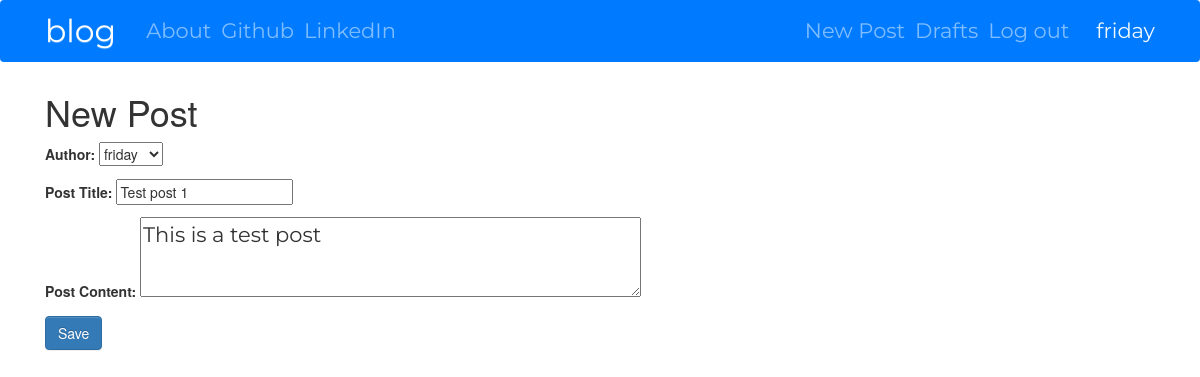
The page /post/11/edit/ (signed in) on the database its author committed.
### blog/models.py (models this page shows, shortened)
class Post(models.Model):
    author = models.ForeignKey('auth.User', on_delete=models.CASCADE)
    title = models.CharField("Post Title", max_length=200)
    text = models.TextField("Post Content")
    create_date = models.DateTimeField(default=timezone.now)
    published_date = models.DateTimeField(blank=True, null=True)

### blog/views.py (the view)
# urls.py: path('post/<int:pk>/edit/', views.PostUpdateView.as_view(), name='post_edit'), # update
class PostUpdateView(LoginRequiredMixin, UpdateView):
    login_url = '/login/'
    redirect_field_name = 'blog/post_detail.html'
    form_class = PostForm
    model = Post

### blog/forms.py
class PostForm(forms.ModelForm):
    class Meta():
        model = Post
        fields = ('author', 'title', 'text')
        widgets = {
            'title' : forms.TextInput(attrs={'class' : 'textinputclass'}),
            'text' : forms.Textarea(attrs={'class' : 'editable medium-editor-textarea postcontent'})
        }

### blog/templates/blog/post_form.html (shortened to what this page needs)
{% extends 'base.html' %}
{% block content %}
    <h1>New Post</h1>
    <form class="post-form" method="POST">
    {{ form.as_p }}
    <button type="submit" class="save btn btn-primary" name="button">Save</button>
    </form>
{% endblock %}

### templates/base.html (shortened to what this page needs)
<!DOCTYPE html>
{% load static %}
<html>
  <head>
    <link rel="stylesheet" href="https://stackpath.bootstrapcdn.com/bootstrap/4.1.3/css/bootstrap.min.css"
>
    <link rel="stylesheet" href="https://maxcdn.bootstrapcdn.com/bootstrap/3.3.7/css/bootstrap-theme.min.css">
    <link href="//netdna.bootstrapcdn.com/bootstrap/3.0.0/css/bootstrap.min.css" rel="stylesheet">
    <link rel="stylesheet" href="//cdn.jsdelivr.net/npm/medium-editor@latest/dist/css/medium-editor.min.css" type="text/css" media="screen" charset="utf-8">
    <link rel="stylesheet" href="{% static 'mysite/css/master.css'%}">
  </head>
  <body>
   <nav class="navbar navbar-expand-lg navbar-dark bg-primary techfont">
      <div class="container">
        <div class="navbar-nav align-items-center">
          <a class="navbar-brand bigbrand" href="{% url 'blog:post_list' %}">blog</a>
          <a class="nav-item nav-link" href="{% url 'blog:about' %}">About</a>
          <a class="nav-item nav-link" href="https://www.github.com">Github</a>
          <a class="nav-item nav-link" href="https://www.linkedin.com">LinkedIn</a>
        </div>
        <div class="navbar-nav align-items-center ml-auto">
          {% if user.is_authenticated %}
            <a class="nav-item nav-link" href="{% url 'blog:post_new' %}">New Post</a>
            <a class="nav-item nav-link" href="{% url 'blog:post_draft_list' %}">Drafts</a>
            <a class="nav-item nav-link" href="{% url 'logout' %}">Log out</a>
            <a >&nbsp;&nbsp;&nbsp;&nbsp;{{ user.username }}</a>
          {% else %}
            <a class="nav-item nav-link" href="{% url 'login' %}" aria-label="Login">
              <span class="fa fa-user" aria-hidden="true">login</span></a>
          {% endif %}
        </div>
      </div>
    </nav>
   <div class="content container">
       <div class="row">
           <div class="col-md-8">
               <div class="blog_posts">
                   {% block content %}
                   {% endblock %}
               </div>
           </div>
       </div>
   </div>
  </body>
</html>

### static/mysite/css/master.css (style rules this page uses)
.techfont { font-family: 'Montserrat', sans-serif; font-size: 1.5em; margin-bottom: 10px; color: aliceblue; }
.postcontent { font-family: 'Montserrat', sans-serif; font-size: 1.5em; height: 80px; }
.bigbrand { font-size: 1.5em; }

### rows shown on the page
Post: author "friday", title "Test post 1", text "This is a test post"

### other values the page prints
{{ user.username }} "friday"
